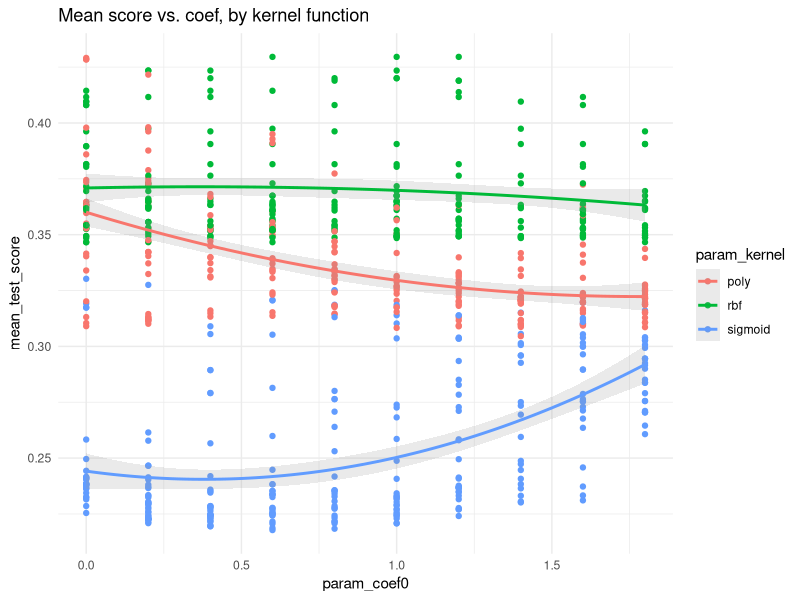
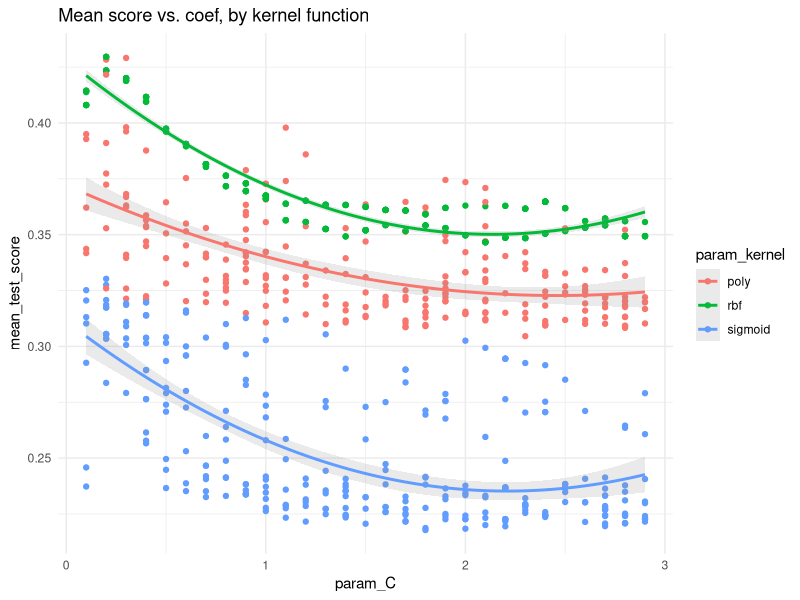
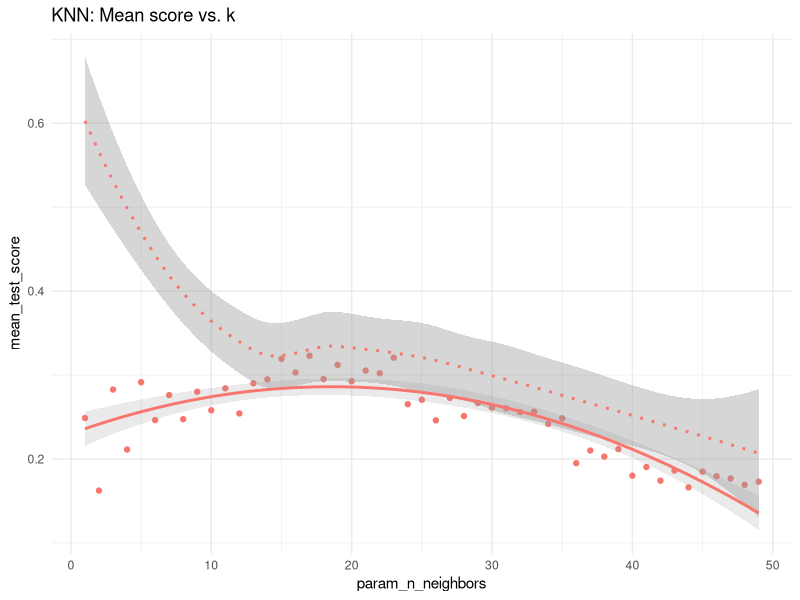
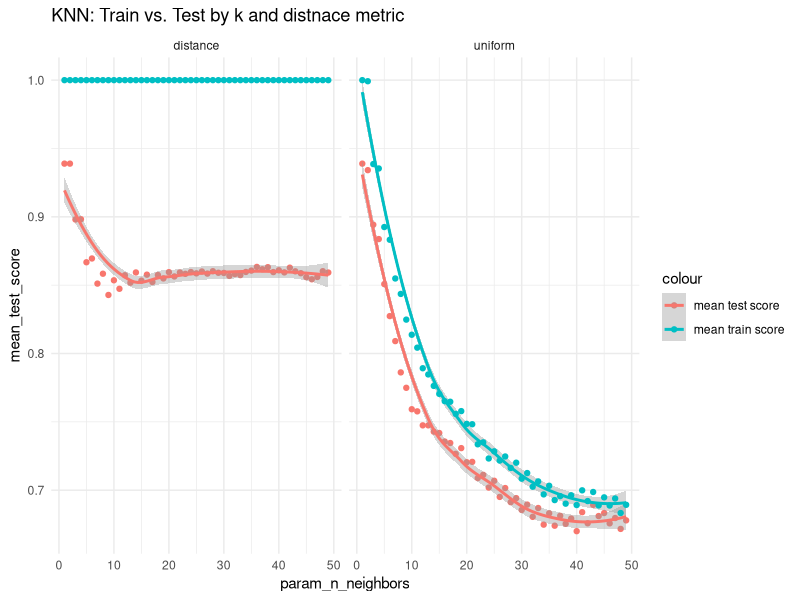
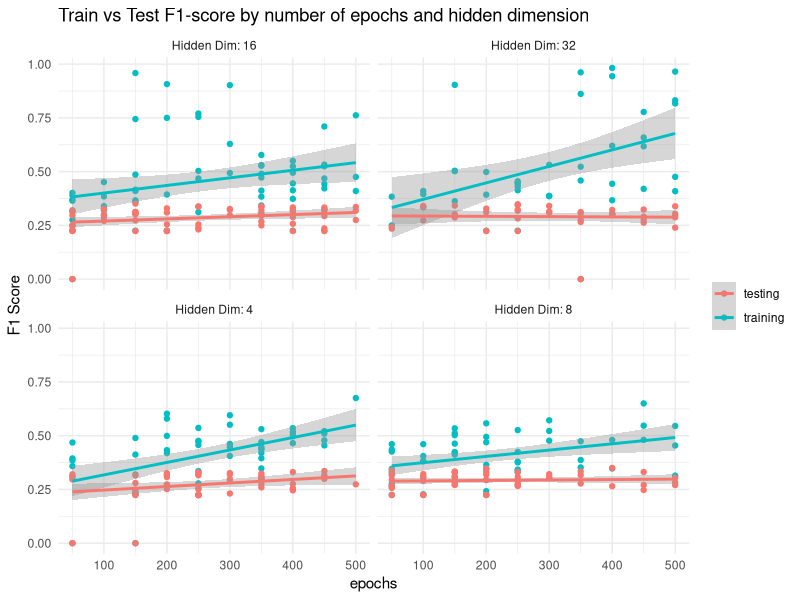
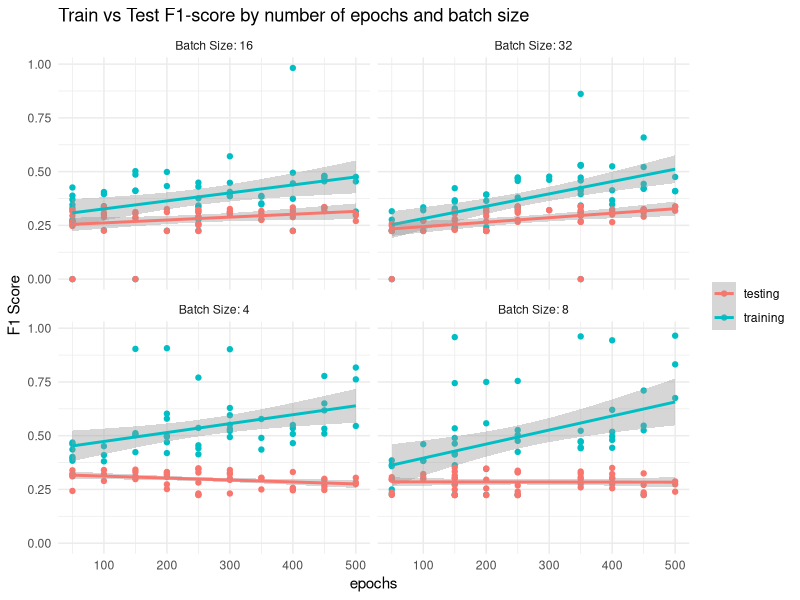
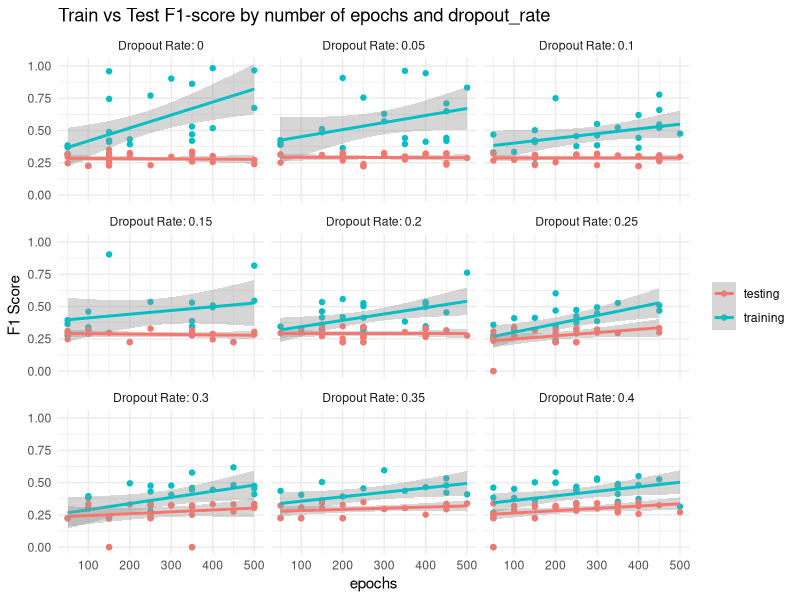
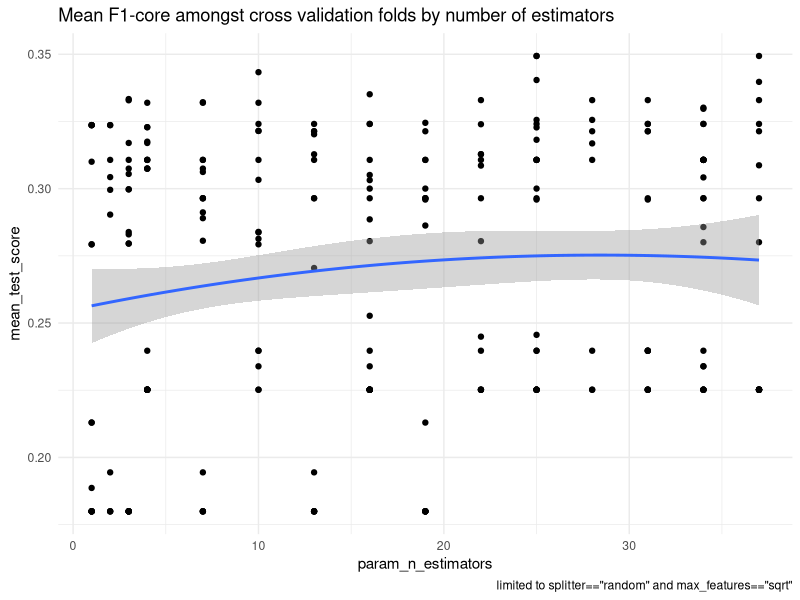

Reproduce these figures in R, in order.

library(data.table)
library(magrittr)
library(ggplot2)

setwd('~/School/assignment_1/')

# tree
# df = fread('DecisionTreeClassifier.csv')



# adaboost
df = fread('AdaBoostClassifier.csv')

plot = df[
  param_base_estimator__splitter=='random' & param_base_estimator__max_features == 'sqrt'
] %>%
  ggplot(aes(x = param_n_estimators, y = mean_test_score)) +
  geom_point() +
  geom_smooth(method='lm', formula = y~poly(x, 2)) +
  labs(
    title='Mean F1-core amongst cross validation folds by number of estimators',
    caption='limited to splitter=="random" and max_features=="sqrt"'
  ) + 
  theme_minimal()

ggsave('adaboost_n_estimators.png', plot, width=8, height=3, dpi=200)


### SVC

df=fread('SVC.csv')

print(df[rank_test_score==1][1]$params)

(plot = df[param_kernel != 'linear'] %>%
    # .[param_kernel == 'poly'] %>%
  ggplot(aes(x = param_coef0,
             y = mean_test_score,
             color = param_kernel)) +
  geom_point() + 
  geom_smooth(
    alpha=0.2,
    method = 'lm', formula = y~poly(x, 2)) +
  labs(title='Mean score vs. coef, by kernel function') +
  theme_minimal())


ggsave('svc_score_by_coef.png', plot, width=8, height=3, dpi=200)

(plot = df[param_kernel != 'linear'] %>%
    # .[param_kernel == 'poly'] %>%
    ggplot(aes(x = param_C,
               y = mean_test_score,
               color = param_kernel)) +
    geom_point() + 
    geom_smooth(
      alpha=0.2,
      method = 'lm', formula = y~poly(x, 2)) +
    labs(title='Mean score vs. coef, by kernel function') +
    theme_minimal())


ggsave('svc_score_by_C.png', plot, width=8, height=3, dpi=200)


############### KNN
df=fread('KNN.csv')

print(df[rank_test_score==1][1]$params)

(plot = df %>%
    # .[param_kernel == 'poly'] %>%
    ggplot(aes(x = param_n_neighbors,
               y = mean_test_score,
               color = param_weights)) +
    geom_point() + 
    geom_smooth(
      aes(y = mean_train_score),
      linetype='dotted'
    ) +
    geom_smooth(
      alpha=0.2,
      method = 'lm', formula = y~poly(x, 2)) +
    labs(title='KNN: Mean score vs. k') +
    theme_minimal() +
    guides(color='none'))

ggsave('knn_score_by_k.png', plot, width=8, height=3, dpi=200)

df=fread('KNN_oversample.csv')

print(df[rank_test_score==1][1]$params)

(plot = df %>%
    # .[param_kernel == 'poly'] %>%
    ggplot(aes(x = param_n_neighbors)) +
    geom_point(aes(y = mean_test_score,
                   color = 'mean test score')) +
    geom_smooth(aes(y = mean_test_score,
                   color = 'mean test score')) +
    geom_smooth(
      aes(y = mean_train_score,
          color = 'mean train score'),
    ) +
    geom_point(
      aes(y = mean_train_score,
          color = 'mean train score'),
    ) +
    labs(title='KNN: Train vs. Test by k and distnace metric') +
    theme_minimal() +
    facet_wrap(~param_weights))

ggsave('knn_test_vs_train_by_k.png', plot, width=8, height=3, dpi=200)


####### NNET

df = fread('NNet.csv')

df[order(best_vloss)][1]

(
  plot = df %>%
    ggplot(aes(x = epochs)) +
    geom_point(aes(y=training_f1_score, color='training')) +
    geom_point(aes(y=testing_f1_score, color='testing')) +
    geom_smooth(aes(y=training_f1_score, color='training'), method='lm') +
    geom_smooth(aes(y=testing_f1_score, color='testing'), method='lm') +
    facet_wrap(~paste("Hidden Dim:", hidden_dim)) +
    theme_minimal() +
    labs(
      color=NULL,
      title="Train vs Test F1-score by number of epochs and hidden dimension",
      y='F1 Score'
    )
)

ggsave('nnet_train_vs_test_by_hidden_dims.png', plot, width=8, height=4, dpi=200)


(
  plot = df %>%
    ggplot(aes(x = epochs)) +
    geom_point(aes(y=training_f1_score, color='training')) +
    geom_point(aes(y=testing_f1_score, color='testing')) +
    geom_smooth(aes(y=training_f1_score, color='training'), method='lm') +
    geom_smooth(aes(y=testing_f1_score, color='testing'), method='lm') +
    facet_wrap(~paste("Batch Size:", batch_size)) +
    theme_minimal() +
    labs(
      color=NULL,
      title="Train vs Test F1-score by number of epochs and batch size",
      y='F1 Score'
    )
)

ggsave('nnet_train_vs_test_by_batch_size.png', plot, width=8, height=4, dpi=200)

# larger batch size helps
# 8 hidden dim seems best, maybe 16 => 4 and no real improvement but 32 is way overfit

(
  plot = df %>%
    ggplot(aes(x = epochs)) +
    geom_point(aes(y=training_f1_score, color='training')) +
    geom_point(aes(y=testing_f1_score, color='testing')) +
    geom_smooth(aes(y=training_f1_score, color='training'), method='lm') +
    geom_smooth(aes(y=testing_f1_score, color='testing'), method='lm') +
    facet_wrap(~paste("Dropout Rate:", dropout_rate)) +
    theme_minimal() +
    labs(
      color=NULL,
      title="Train vs Test F1-score by number of epochs and dropout_rate",
      y='F1 Score'
    )
)

